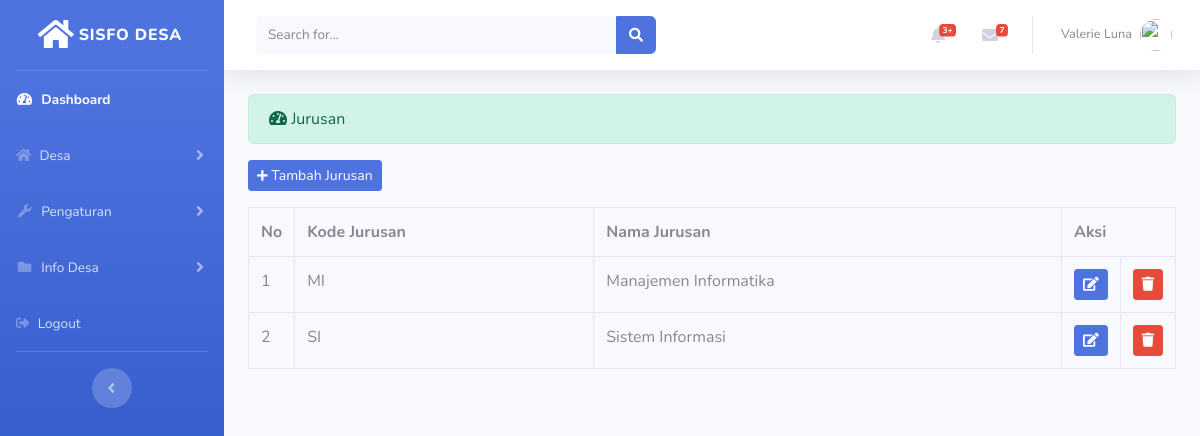
/index.php/administrator/jurusan, run on the app's committed database.
### tables this page shows
CREATE TABLE `jurusan` (
  `id_jurusan` int(11) NOT NULL,
  `kode_jurusan` varchar(3) NOT NULL,
  `nama_jurusan` varchar(25) NOT NULL
);

### application/controllers/administrator/jurusan.php (called while the page is built, shortened)
<?php
class Jurusan extends CI_Controller
{
	public function index()
	{
		$data['jurusan'] = $this->jurusan_model->tampil_data()->result();
		$this->load->view('templates_administrator/header');
		$this->load->view('templates_administrator/sidebar');
		$this->load->view('administrator/jurusan',$data);
		$this->load->view('templates_administrator/footer');
	}
}

### index.php (called while the page is built, shortened)
<?php
require_once BASEPATH.'core/CodeIgniter.php';

### application/models/jurusan_model.php (called while the page is built, shortened)
<?php
class Jurusan_model extends CI_Model
{
	public function tampil_data()
	{
		return $this->db->get('jurusan');
	}
}

### application/views/administrator/jurusan.php (the view, shortened to what this page needs)
<div class="container-fluid">
	  <div class="alert alert-success" role="alert">
	    <i class="fas fa-tachometer-alt"></i> Jurusan
	  </div>
	  <?= anchor('administrator/jurusan/input','<button class="btn btn-sm btn-primary mb-3"><i class="fas fa-plus fa-sm"></i> Tambah Jurusan</button>');?>
	  <table class="table table-bordered table-strip table-hover">
	  	<tr>
	  		<th>No</th>
	  		<th>Kode Jurusan</th>
	  		<th>Nama Jurusan</th>
	  		<th colspan="2">Aksi</th>
	  	</tr>
	  	<?php
	  	$no = 1;
	  	foreach ($jurusan as $jrs) :?>
	  		<tr>
	  			<td width="20px"><?=$no++?></td>
	  			<td><?=$jrs->kode_jurusan?></td>
	  			<td><?=$jrs->nama_jurusan?></td>
	  			<td width="20px"><?= anchor('administrator/jurusan/update/'.$jrs->id_jurusan,'<div class="btn btn-sm btn-primary"><i class="fa fa-edit"></i></div>');?></td>
	  			<td width="20px"><?= anchor('administrator/jurusan/delete/'.$jrs->id_jurusan,'<div class="btn btn-sm btn-danger"><i class="fa fa-trash"></i></div>');?></td>
	  		</tr>
	  	<?php endforeach; ?>
	  </table>
</div>

### data on the page
jurusan: kode_jurusan "MI", nama_jurusan "Manajemen Informatika"
jurusan: kode_jurusan "SI", nama_jurusan "Sistem Informasi"
